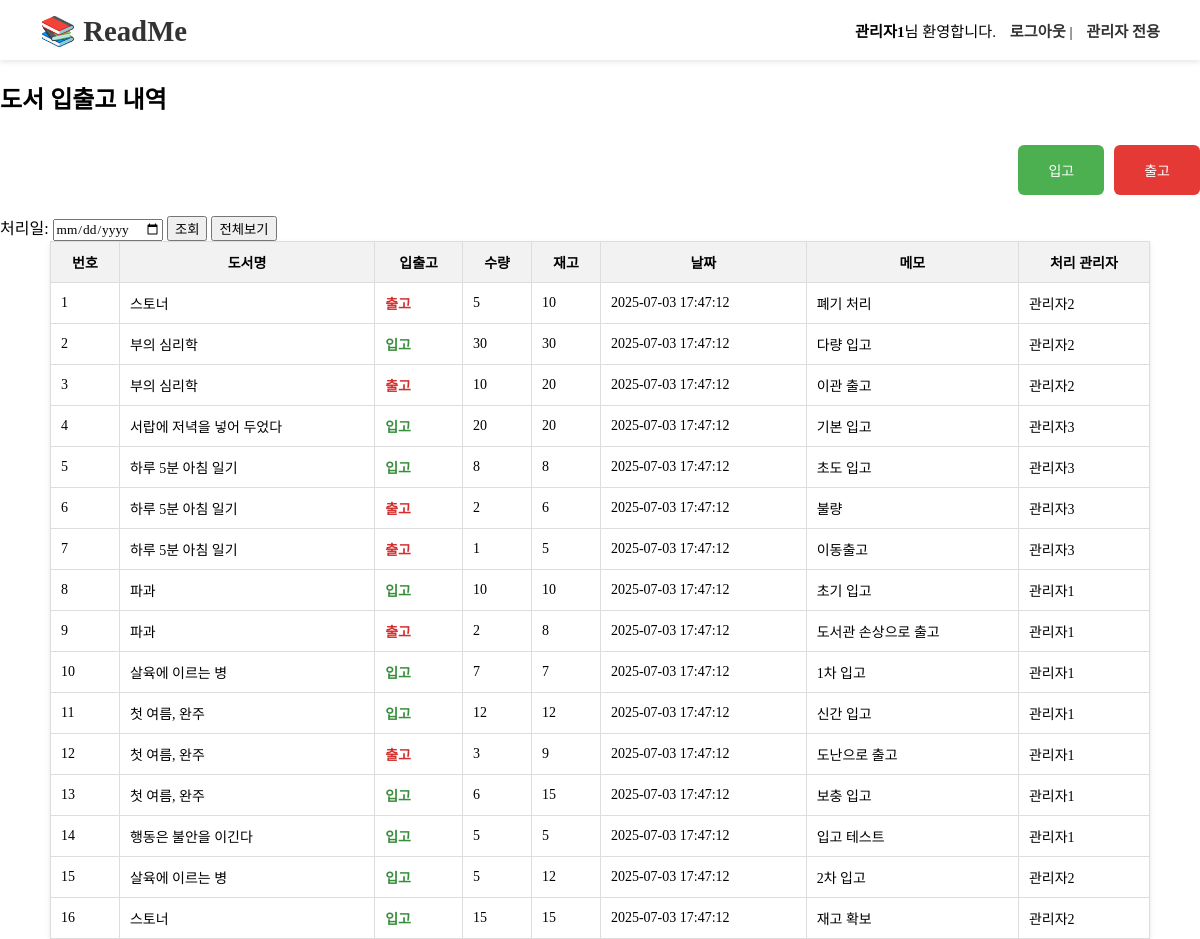
Page /admin/invenList.php (signed in) on the committed database.
### tables this page shows
CREATE TABLE inven (
    ino INT UNSIGNED AUTO_INCREMENT,
    itype BOOLEAN NOT NULL,  
    icount INT NOT NULL,
    istock INT NOT NULL,
    idate DATETIME DEFAULT CURRENT_TIMESTAMP,
    imemo VARCHAR(255),
    bno INT UNSIGNED,
    adno INT UNSIGNED,
    constraint primary key (ino),
	constraint foreign key(bno) references book(bno) on update cascade on delete cascade,
    constraint foreign key(adno) references admin(adno) on update cascade on delete cascade
);

CREATE TABLE book (
    bno INT unsigned AUTO_INCREMENT,        
    btitle VARCHAR(100) NOT NULL,              
    briter VARCHAR(50) NOT NULL,               
    bpub VARCHAR(50) NOT NULL,                 
    bimg VARCHAR(100),                         
    sno INT unsigned NOT NULL,                          
    cno INT unsigned,
    constraint primary key (bno),
    constraint foreign key(sno) references slot(sno) on update cascade on delete cascade,
    constraint foreign key(cno) references category(cno) on update cascade on delete cascade
);

### admin/invenList.php (the view, shortened to what this page needs)
<?php
include '../db.php';
$filterDate = isset($_GET['date']) ? $_GET['date'] : '';
$sql = "
    SELECT i.ino, i.itype, i.icount, i.istock, i.idate, i.imemo,
           b.bno, b.btitle,
           a.adname
    FROM inven i
    JOIN book b ON i.bno = b.bno
    JOIN admin a ON i.adno = a.adno
";
$sql .= " ORDER BY i.idate DESC";
$stmt = $conn->prepare($sql);
$stmt->execute();
$result = $stmt->get_result();
?>
<?php include '../header.php'; ?>
    <h2 class="invenTitle">도서 입출고 내역</h2>
    <div class="invenButtonWrapper">
        <form action="inven.php" method="get">
            <button type="submit" class="invenButton inButton">입고</button>
        </form>
        <form action="inven.php" method="get">
            <button type="submit" class="invenButton outButton">출고</button>
        </form>
    </div>
    <form method="get" action="invenList.php" class="dateFilterForm">
        <label for="date">처리일:</label>
        <input type="date" id="date" name="date" value="<?= htmlspecialchars($filterDate) ?>">
        <button type="submit">조회</button>
        <button type="button" onclick="location.href='invenList.php'">전체보기</button>
    </form>
    <div class="invenTableWrapper">
        <table class="invenTable">
            <thead>
                <tr>
                    <th>번호</th>
                    <th>도서명</th>
                    <th>입출고</th>
                    <th>수량</th>
                    <th>재고</th>
                    <th>날짜</th>
                    <th>메모</th>
                    <th>처리 관리자</th>
                </tr>
            </thead>
            <tbody>
                <?php
                if ($result->num_rows > 0) {
                    $displayNo = 1;
                    while ($row = $result->fetch_assoc()) {
                        $typeText = $row['itype'] == 0 ? '입고' : '출고';
                        $typeClass = $row['itype'] == 0 ? 'inType' : 'outType';
                        echo "<tr>";
                        echo "<td>" . $displayNo++ . "</td>";
                        echo "<td>" . htmlspecialchars($row['btitle']) . "</td>";
                        echo "<td class='$typeClass'>" . $typeText . "</td>";
                        echo "<td>" . htmlspecialchars($row['icount']) . "</td>";
                        echo "<td>" . htmlspecialchars($row['istock']) . "</td>";
                        echo "<td>" . htmlspecialchars($row['idate']) . "</td>";
                        echo "<td>" . htmlspecialchars($row['imemo']) . "</td>";
                        echo "<td>" . htmlspecialchars($row['adname']) . "</td>";
                        echo "</tr>";
                    }
                } else {
                    echo "<tr><td colspan='8'>입출고 내역이 없습니다.</td></tr>";
                }
                ?>
            </tbody>
        </table>
    </div>
</body>
</html>

### css/main.css (style rules this page uses)
* { font-family: 'NEXON Lv1 Gothic OTF'; }
html, body { margin: 0; padding: 0; height: 100%; }
body { padding-top: 60px; }

### css/admin.css (style rules this page uses)
.invenTitle { margin-bottom: 30px; font-size: 24px; }
.invenTableWrapper { max-width: 1100px; margin: 0 auto; }
.invenTable { width: 100%; border-collapse: collapse; margin-bottom: 2rem; background-color: #fff; box-shadow: 0 2px 5px rgba(0, 0, 0, 0.1); }
.invenTable th, .invenTable td { border: 1px solid #ddd; padding: 10px; font-size: 14px; }
.invenTable thead { background-color: #f2f2f2; }
.inType { color: #388e3c; font-weight: bold; }
.outType { color: #d32f2f; font-weight: bold; }
.invenButtonWrapper { display: flex; justify-content: flex-end; gap: 10px; margin: 20px 0; }
.invenButton { padding: 15px 30px; font-size: 14px; border: none; border-radius: 6px; cursor: pointer; color: white; }
.inButton { background-color: #4CAF50; }
.outButton { background-color: #E53935; }

### rows in the picture
inven: bno.btitle "스토너", itype "출고", icount "5", istock "10", idate "2025-07-03 17:47:12", imemo "폐기 처리", adno.adname "관리자2"
inven: bno.btitle "부의 심리학", itype "입고", icount "30", istock "30", idate "2025-07-03 17:47:12", imemo "다량 입고", adno.adname "관리자2"
inven: bno.btitle "부의 심리학", itype "출고", icount "10", istock "20", idate "2025-07-03 17:47:12", imemo "이관 출고", adno.adname "관리자2"
inven: bno.btitle "서랍에 저녁을 넣어 두었다", itype "입고", icount "20", istock "20", idate "2025-07-03 17:47:12", imemo "기본 입고", adno.adname "관리자3"
inven: bno.btitle "하루 5분 아침 일기", itype "입고", icount "8", istock "8", idate "2025-07-03 17:47:12", imemo "초도 입고", adno.adname "관리자3"
inven: bno.btitle "하루 5분 아침 일기", itype "출고", icount "2", istock "6", idate "2025-07-03 17:47:12", imemo "불량", adno.adname "관리자3"
inven: bno.btitle "하루 5분 아침 일기", itype "출고", icount "1", istock "5", idate "2025-07-03 17:47:12", imemo "이동출고", adno.adname "관리자3"
inven: bno.btitle "파과", itype "입고", icount "10", istock "10", idate "2025-07-03 17:47:12", imemo "초기 입고", adno.adname "관리자1"
inven: bno.btitle "파과", itype "출고", icount "2", istock "8", idate "2025-07-03 17:47:12", imemo "도서관 손상으로 출고", adno.adname "관리자1"
inven: bno.btitle "살육에 이르는 병", itype "입고", icount "7", istock "7", idate "2025-07-03 17:47:12", imemo "1차 입고", adno.adname "관리자1"
inven: bno.btitle "첫 여름, 완주", itype "입고", icount "12", istock "12", idate "2025-07-03 17:47:12", imemo "신간 입고", adno.adname "관리자1"
inven: bno.btitle "첫 여름, 완주", itype "출고", icount "3", istock "9", idate "2025-07-03 17:47:12", imemo "도난으로 출고", adno.adname "관리자1"
inven: bno.btitle "첫 여름, 완주", itype "입고", icount "6", istock "15", idate "2025-07-03 17:47:12", imemo "보충 입고", adno.adname "관리자1"
inven: bno.btitle "행동은 불안을 이긴다", itype "입고", icount "5", istock "5", idate "2025-07-03 17:47:12", imemo "입고 테스트", adno.adname "관리자1"
inven: bno.btitle "살육에 이르는 병", itype "입고", icount "5", istock "12", idate "2025-07-03 17:47:12", imemo "2차 입고", adno.adname "관리자2"
inven: bno.btitle "스토너", itype "입고", icount "15", istock "15", idate "2025-07-03 17:47:12", imemo "재고 확보", adno.adname "관리자2"

### other values in the picture
$_SESSION['adname'] "관리자1"
